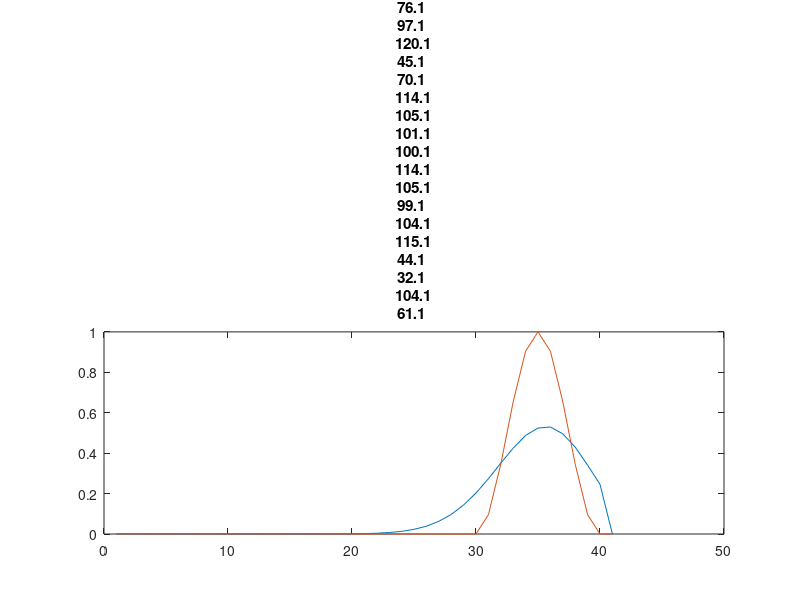
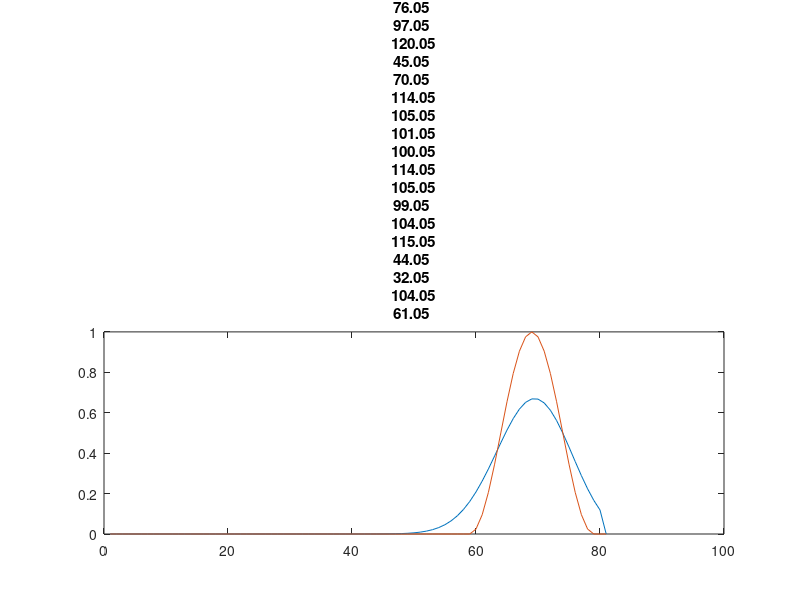
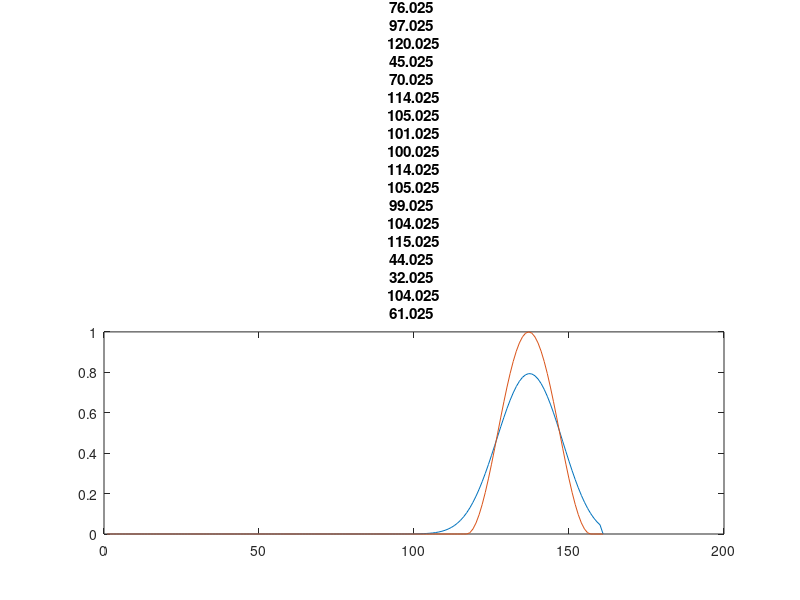

These charts were generated, in order, by the following MATLAB code:
lambda = 0.8;
hs = [1./10 1./20 1./40];

error_log = [];
for h_index=1:3
    h=hs(h_index);
    k=lambda.*h; %timestep
    xs_size = 4./h+1;
    start_space = linspace(-1,3,xs_size);

    temp = (start_space>=-0.5) & (start_space<=0.5);
    temp = temp.*cos(pi.*start_space).^2;
    u0=temp;
    
    gapsz = 2.4; %shift for exact_soln (should be 2.4*0.8 but that doesn't line up for some reason)
    temp = (start_space>=-0.5+gapsz) & (start_space<=0.5+gapsz);
    temp = temp.*cos(pi.*(start_space-gapsz)).^2;
    exact_soln=temp;
    
    last_endm1 = u0(end);
    
    t = 0;
    u = zeros(1,xs_size);
    while t < 2.4
        u0(1)=0;
        u0(end) = last_endm1;
        last_endm1 = u0(end-1);

        %Lax-Friedrichs
        for j=2:xs_size-1
            u(j) = 0.5.*(u0(j+1) + u0(j-1)) - 0.4.*(u0(j+1) - u0(j-1));
        end

        u0 = u;
        t = t+k;
    end

    error = norm(u0-exact_soln);
    error_log = [error_log error];
    
    figure;
    plot(u0);
    hold on;
    plot(exact_soln);
    title("Lax-Friedrichs, h="+h);
end

beta_hs = [0 0];
beta_hs(1) = log2(abs(error_log(1)./error_log(2)));
beta_hs(2) = log2(abs(error_log(2)./error_log(3)));
disp("numerical order");
disp(beta_hs);
disp("error log:");
disp(error_log);
